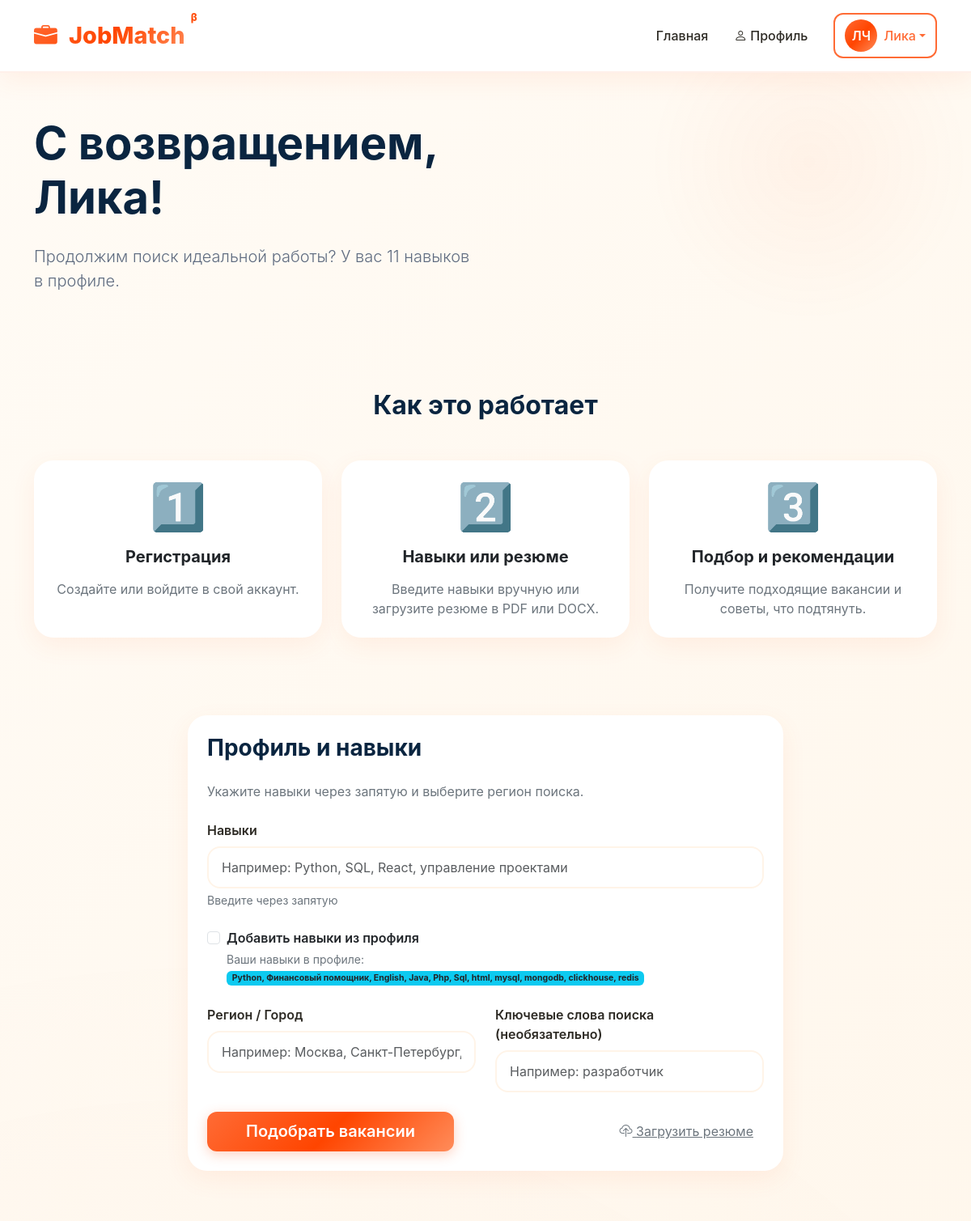
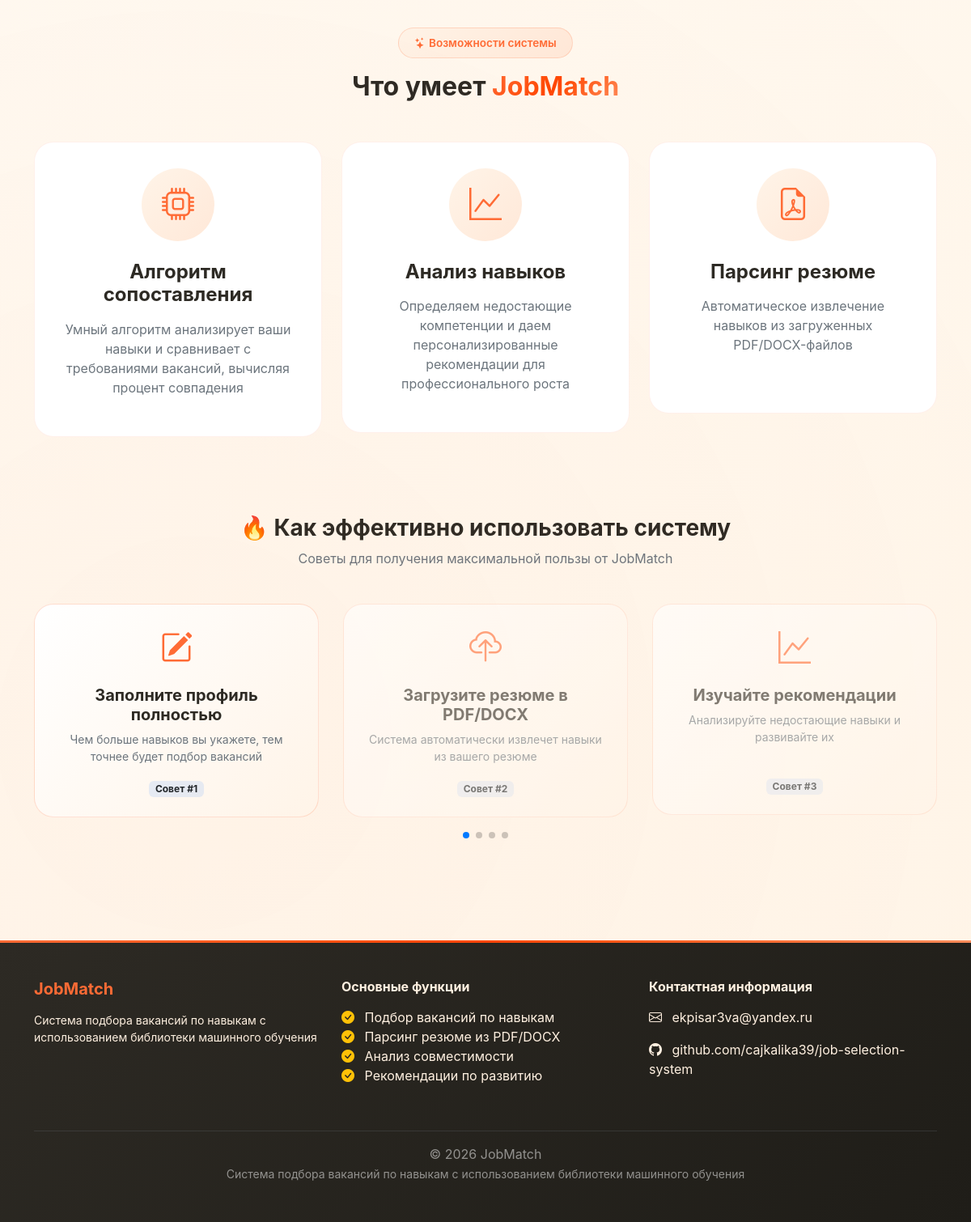
/ (signed in), run on the app's committed database (2 pictures, top to bottom).
### models.py (models this page shows, shortened)
class User(UserMixin, db.Model):
    __tablename__ = 'users'
    id = db.Column(db.Integer, primary_key=True)
    email = db.Column(db.String(120), unique=True, nullable=False)
    password_hash = db.Column(db.String(200), nullable=False)
    first_name = db.Column(db.String(50), nullable=False)
    last_name = db.Column(db.String(50), nullable=False)
    phone = db.Column(db.String(20), nullable=True)
    role = db.Column(db.String(20), nullable=False, default='job_seeker')
    company_name = db.Column(db.String(100), nullable=True)
    created_at = db.Column(db.DateTime, default=lambda: datetime.now(timezone.utc))
    skills = db.relationship('UserSkill', back_populates='user', cascade='all, delete-orphan')
    applications = db.relationship('Application', back_populates='applicant', cascade='all, delete-orphan')
    posted_vacancies = db.relationship('Vacancy', back_populates='employer', cascade='all, delete-orphan')
    @property
    def is_employer(self):
        return self.role == 'employer'
    @property
    def is_job_seeker(self):
        return self.role == 'job_seeker'

### app.py (the view, shortened to what this page needs)
    @app.route('/', methods=['GET', 'POST'])
    def index():
        results = None
        skills_value = request.args.get('skills', '')
        return render_template('index.html', results=results, skills_value=skills_value)

### templates/index.html (shortened to what this page needs)
{% extends "base.html" %}
{% block content %}
<div class="container py-5">
    <div class="row align-items-center">
        <div class="col-lg-6">
            {% if current_user.is_authenticated %}
                <h1 class="display-4 fw-bold mb-4" style="color: #0a2540;">
                    С возвращением,<br>{{ current_user.first_name }}!
                </h1>
                <p class="lead mb-4" style="color: #5f6c80; font-size: 1.25rem;">
                    {% if current_user.is_job_seeker %}
                        Продолжим поиск идеальной работы? У вас {{ current_user.skills|length }} навыков в профиле.
                    {% else %}
                        Готовы найти новых сотрудников? У вас размещено {{ current_user.posted_vacancies|length }} вакансий.
                    {% endif %}
                </p>
            {% endif %}
        </div>
    </div>
</div>
<div class="container py-5">
    <h2 class="text-center fw-bold mb-5" style="color: #0a2540;">Как это работает</h2>
    <div class="row g-4">
        <div class="col-md-4">
            <div class="card h-100 p-4">
                <div class="text-center mb-3">
                    <span class="display-4">1️⃣</span>
                </div>
                <h3 class="h5 fw-bold text-center mb-3">Регистрация</h3>
                <p class="text-secondary text-center mb-0">Создайте или войдите в свой аккаунт.</p>
            </div>
        </div>
        <div class="col-md-4">
            <div class="card h-100 p-4">
                <div class="text-center mb-3">
                    <span class="display-4">2️⃣</span>
                </div>
                <h3 class="h5 fw-bold text-center mb-3">Навыки или резюме</h3>
                <p class="text-secondary text-center mb-0">Введите навыки вручную или загрузите резюме в PDF или DOCX.</p>
            </div>
        </div>
        <div class="col-md-4">
            <div class="card h-100 p-4">
                <div class="text-center mb-3">
                    <span class="display-4">3️⃣</span>
                </div>
                <h3 class="h5 fw-bold text-center mb-3">Подбор и рекомендации</h3>
                <p class="text-secondary text-center mb-0">Получите подходящие вакансии и советы, что подтянуть.</p>
            </div>
        </div>
    </div>
</div>
<div class="container py-5" id="search-form">
    <div class="row">
        <div class="col-lg-8 mx-auto">
            <div class="card p-4">
                <h3 class="fw-bold mb-4" style="color: #0a2540;">Профиль и навыки</h3>
                <p class="text-secondary mb-4">Укажите навыки через запятую и выберите регион поиска.</p>
                <form method="POST" action="/">
                    <div class="mb-4">
                        <label for="skills" class="form-label fw-semibold">Навыки</label>
                        <input type="text" class="form-control form-control-lg" id="skills" name="skills"
                               placeholder="Например: Python, SQL, React, управление проектами"
                               value="{{ request.form.get('skills', '') }}">
                        <div class="form-text text-secondary">Введите через запятую</div>
                    </div>
                    {% if current_user.is_authenticated and current_user.is_job_seeker %}
                    <div class="mb-4">
                        <div class="form-check">
                            <input type="checkbox" class="form-check-input" id="use_profile_skills"
                                   name="use_profile_skills" value="true"
                                   {% if request.form.get('use_profile_skills') %}checked{% endif %}>
                            <label class="form-check-label fw-semibold" for="use_profile_skills">
                                Добавить навыки из профиля
                            </label>
                            <div class="form-text text-secondary mt-1">
                                Ваши навыки в профиле:
                                {% if current_user.skills %}
                                    <span class="badge bg-info text-dark">
                                        {{ current_user.skills|map(attribute='skill.name')|join(', ') }}
                                    </span>
                                {% else %}
                                    <span class="text-warning">не указаны</span>
                                    <a href="{{ url_for('auth.profile') }}" class="text-decoration-none">(добавить навыки)</a>
                                {% endif %}
                            </div>
                        </div>
                    </div>
                    {% endif %}
                    <div class="row mb-4">
                        <div class="col-md-6">
                            <label for="location" class="form-label fw-semibold">Регион / Город</label>
                            <input type="text" class="form-control form-control-lg" id="location" name="location"
                                   placeholder="Например: Москва, Санкт-Петербург, Вся Россия"
                                   value="{{ request.form.get('location', '') }}">
                        </div>
                    <div class="col-md-6">
                        <label for="keywords" class="form-label fw-semibold">Ключевые слова поиска (необязательно)</label>
                        <input type="text" class="form-control form-control-lg" id="keywords" name="keywords"
                               placeholder="Например: разработчик"
                               value="{{ request.form.get('keywords', '') }}">
                    </div>
                    </div>
                    <div class="d-grid gap-2 d-md-flex justify-content-md-between align-items-center">
                        <button type="submit" name="action" value="skills" class="btn btn-primary btn-lg px-5">
                            Подобрать вакансии
                        </button>
                        {% if current_user.is_authenticated and current_user.is_job_seeker %}
                        <button type="button" class="btn btn-link text-secondary" data-bs-toggle="modal" data-bs-target="#resumeModal">
                            <i class="bi bi-cloud-upload"></i> Загрузить резюме
                        </button>
                        {% endif %}
                    </div>
                </form>
            </div>
        </div>
    </div>
</div>
{% endblock %}

### templates/base.html (shortened to what this page needs)
<!DOCTYPE html>
<html lang="ru">
<head>
    <link href="https://cdn.jsdelivr.net/npm/bootstrap@5.3.0/dist/css/bootstrap.min.css" rel="stylesheet">
    <link rel="stylesheet" href="https://cdn.jsdelivr.net/npm/bootstrap-icons@1.11.0/font/bootstrap-icons.css">
    <link rel="stylesheet" href="https://cdn.jsdelivr.net/npm/swiper@11/swiper-bundle.min.css" />
    <link href="https://unpkg.com/aos@2.3.1/dist/aos.css" rel="stylesheet">
</head>
<body>
    <nav class="navbar navbar-expand-lg fixed-top">
        <div class="container">
            <a class="navbar-brand" href="/">
                <i class="bi bi-briefcase-fill me-2"></i>
                JobMatch
            </a>
            <div class="collapse navbar-collapse" id="navbarNav">
                <ul class="navbar-nav ms-auto">
                    {% if current_user.is_authenticated %}
                        <li class="nav-item">
                            <a class="nav-link" href="/">Главная</a>
                        </li>
                        <li class="nav-item">
                            <a class="nav-link" href="{{ url_for('auth.profile') }}">
                                <i class="bi bi-person me-1"></i>Профиль
                            </a>
                        </li>
                    {% endif %}
                </ul>
                <div class="ms-3">
                    {% if current_user.is_authenticated %}
                        <div class="dropdown">
                            <button class="btn btn-outline-primary dropdown-toggle d-flex align-items-center" type="button" data-bs-toggle="dropdown">
                                <div class="avatar-circle me-2">
                                    {{ current_user.first_name[0] }}{{ current_user.last_name[0] }}
                                </div>
                                {{ current_user.first_name }}
                            </button>
                        </div>
                    {% else %}
                        <a href="{{ url_for('auth.login') }}" class="btn btn-outline-primary btn-sm">Войти</a>
                        <a href="{{ url_for('auth.register') }}" class="btn btn-primary btn-sm ms-2">Регистрация</a>
                    {% endif %}
                </div>
            </div>
        </div>
    </nav>
    <main>
        {% block content %}{% endblock %}
        <div class="container py-5" data-aos="fade-up">
            <div class="text-center mb-5">
                <span class="badge-match mb-3 d-inline-block">
                    <i class="bi bi-stars me-1"></i>Возможности системы
                </span>
                <h2 class="fw-bold" style="color: var(--text-dark);">Что умеет <span class="gradient-text">JobMatch</span></h2>
            </div>
            <div class="row g-4">
                <div class="col-md-4" data-aos="fade-up" data-aos-delay="100">
                    <div class="info-card" onclick="showFeature('match')">
                        <div class="info-icon">
                            <i class="bi bi-cpu fs-1" style="color: var(--orange-primary); transition: var(--transition);"></i>
                        </div>
                        <h4 class="fw-bold mb-3">Алгоритм сопоставления</h4>
                        <p class="text-secondary mb-3">Умный алгоритм анализирует ваши навыки и сравнивает с требованиями вакансий, вычисляя процент совпадения</p>
                    </div>
                </div>
                <div class="col-md-4" data-aos="fade-up" data-aos-delay="200">
                    <div class="info-card" onclick="showFeature('skills')">
                        <div class="info-icon">
                            <i class="bi bi-graph-up fs-1" style="color: var(--orange-primary);"></i>
                        </div>
                        <h4 class="fw-bold mb-3">Анализ навыков</h4>
                        <p class="text-secondary mb-3">Определяем недостающие компетенции и даем персонализированные рекомендации для профессионального роста</p>
                    </div>
                </div>
                <div class="col-md-4" data-aos="fade-up" data-aos-delay="300">
                    <div class="info-card" onclick="showFeature('resume')">
                        <div class="info-icon">
                            <i class="bi bi-file-earmark-pdf fs-1" style="color: var(--orange-primary);"></i>
                        </div>
                        <h4 class="fw-bold mb-3">Парсинг резюме</h4>
                        <p class="text-secondary mb-3">Автоматическое извлечение навыков из загруженных PDF/DOCX-файлов<br><br></p>
                    </div>
                </div>
            </div>
        </div>
        <div class="container py-5" data-aos="fade-up">
            <div class="text-center mb-4">
                <h3 class="fw-bold">🔥 Как эффективно использовать систему</h3>
                <p class="text-secondary">Советы для получения максимальной пользы от JobMatch</p>
            </div>
            <div class="swiper tipsSwiper">
                <div class="swiper-wrapper">
                    <div class="swiper-slide">
                        <div class="tip-card" onclick="showTip('tip1')">
                            <i class="bi bi-pencil-square fs-1" style="color: var(--orange-primary);"></i>
                            <h5 class="fw-bold mt-3">Заполните профиль полностью</h5>
                            <p class="text-secondary small">Чем больше навыков вы укажете, тем точнее будет подбор вакансий</p>
                            <span class="badge bg-primary bg-opacity-10 text-dark">Совет #1</span>
                        </div>
                    </div>
                    <div class="swiper-slide">
                        <div class="tip-card" onclick="showTip('tip2')">
                            <i class="bi bi-cloud-upload fs-1" style="color: var(--orange-primary);"></i>
                            <h5 class="fw-bold mt-3">Загрузите резюме в PDF/DOCX</h5>
                            <p class="text-secondary small">Система автоматически извлечет навыки из вашего резюме</p>
                            <span class="badge bg-primary bg-opacity-10 text-dark">Совет #2</span>
                        </div>
                    </div>
                    <div class="swiper-slide">
                        <div class="tip-card" onclick="showTip('tip3')">
                            <i class="bi bi-graph-up fs-1" style="color: var(--orange-primary);"></i>
                            <h5 class="fw-bold mt-3">Изучайте рекомендации</h5>
                            <p class="text-secondary small">Анализируйте недостающие навыки и развивайте их<br><br></p>
                            <span class="badge bg-primary bg-opacity-10 text-dark">Совет #3</span>
                        </div>
                    </div>
                </div>
                <div class="swiper-pagination"></div>
            </div>
        </div>
    <footer>
        <div class="container">
            <div class="row">
                <div class="col-md-4 mb-4">
                    <h5 class="fw-bold mb-3" style="color: var(--orange-primary);">JobMatch</h5>
                    <p class="small">Система подбора вакансий по навыкам с использованием библиотеки машинного обучения</p>
                </div>
                <div class="col-md-4 mb-4">
                    <h6 class="fw-bold mb-3">Основные функции</h6>
                    <ul class="list-unstyled">
                        <li><i class="bi bi-check-circle-fill text-warning me-2"></i> Подбор вакансий по навыкам</li>
                        <li><i class="bi bi-check-circle-fill text-warning me-2"></i> Парсинг резюме из PDF/DOCX</li>
                        <li><i class="bi bi-check-circle-fill text-warning me-2"></i> Анализ совместимости</li>
                        <li><i class="bi bi-check-circle-fill text-warning me-2"></i> Рекомендации по развитию</li>
                    </ul>
                </div>
                <div class="col-md-4 mb-4">
                    <h6 class="fw-bold mb-3">Контактная информация</h6>
                    <p><i class="bi bi-envelope me-2"></i> ekpisar3va@yandex.ru</p>
                    <p><i class="bi bi-github me-2"></i> github.com/cajkalika39/job-selection-system</p>
                </div>
            </div>
            <hr class="border-secondary">
            <div class="text-center text-white-50">
                <p class="mb-0">© 2026 JobMatch</p>
                <small class="text-white-50">Система подбора вакансий по навыкам с использованием библиотеки машинного обучения</small>
            </div>
        </div>
    </footer>
</body>
</html>

### data on the page
User: first_name "Л", last_name "Ч", first_name "Лика"

### other printed values
{{ current_user.skills|length }} "11"
{{ current_user.skills|map(attribute='skill.name')|join(', ') }} "Python, Финансовый помощник, English, Java, Php, Sql, html, mysql, mongodb, clickhouse, redis"
